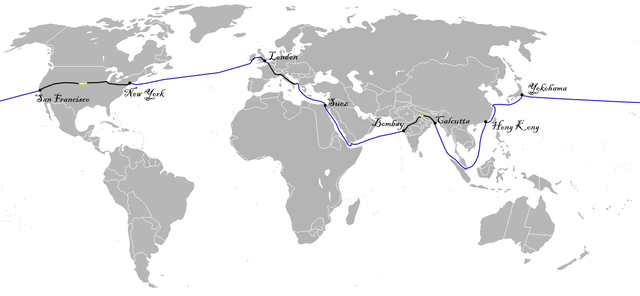
#> input picture resources/640px-Around_the_World_in_Eighty_Days_map.png, 640 x 296 px
$ jupyter execute --allow-errors raster_to_vector.ipynb   (shell and % lines are left out)
#> lines starting #> are read from the running program, lines starting #| are printed output that depends on the picture; after the words box and inside, x2 and y2 are one past the last pixel; in counts of white or black regions, pixels touching at a corner belong together; long printed decimals are rounded
# Cartopy tutorial: Transforming raster to vector

[Introduction](../../introduction.ipynb) > [Geospatial data](../geospatial_data.ipynb) > Raster to vector

Going from raster data to vector is a surprisingly common task, even though we may not always think of it in those terms.

### Contouring

Perhaps the most obvious raster to vector transformation is contouring.
A contouring algorithm takes an array of numbers, and computes routes of iso-lines or iso-surfaces.

Let's start with matplotlib's contouring routines. The isosurface implementation is available through ``plt.contourf`` (filled contours), while the isoline implementation is ``plt.contour`` (line contours):

[cell 1]
import cartopy.crs as ccrs
from cartopy.examples.waves import sample_data
import matplotlib.pyplot as plt

#> (the rest of this cell did not finish here and is left out)

Let's pick out one of these contours. We could choose to pick out a line (``contour``) or a polygon (``contourf``).
Since we have already produced filled contours, let's use those:

#> (a cell that did not finish here is left out)

#> (a cell that did not finish here is left out)

We now need to convert these matplotlib Paths into Shapely geometries. The [``descartes``](https://pypi.org/project/descartes/) package is designed to do precisely this, but cartopy also has such functionality that has been tuned for performance:

[cell 4]
from cartopy.mpl.patch import path_to_geos
import shapely.ops

# Produces a list of shapely geometries.
geoms = []
#> (the rest of this cell did not finish here and is left out)

We could use this geometry for any number of vector-type operations, but for now, let's just save it to disk. GeoJSON is a good choice for this kind of geometry - GeoJSON has become ubiquitous on the internet for its simpliciy and its interoperability with a number of popular tools/frameworks (including GitHub).

[cell 5]
import json
import shapely.geometry as sgeom

#> (the rest of this cell did not finish here and is left out)

We've uploaded this geojson to a GitHub gist to show how GitHub renders this file: https://gist.github.com/pelson/837ca8c01d38157a2d634dcf97260e45

Be aware that the GeoJSON specification states that geometries MUST be saved in WGS84. The default PlateCarree instance is in fact equivalent to WGS84, so in this case we didn't need to convert the geometry. If had needed to convert it we could project the geometry with ``ccrs.PlateCarree().project_geometry(geometry, source_crs)``.

### Data space vs pixel space

So far we have used ``matplotlib.contour[f]`` to produce our contours, which conveniently returns contours in *data* coordinates. Sometimes we want to use tools that don't work in coordinate space, and which simply return pixel locations.

One of the most basic examples of this is numpy's ``where`` function. Let's use that to identify the yellow sections from the Wikipedia image below:

[cell 6]
import numpy as np
import skimage.io

# Image has shape: (y: 296, x: 640, RGBA: 4)
atw80d = skimage.io.imread(
    '../../resources/640px-Around_the_World_in_Eighty_Days_map.png')
#> atw80d is the input picture: shape (296, 640, 4); mean R, G, B, A 233.2, 233.2, 233.7, 255

yellowish = ((atw80d[:, :, 0] > 200) &  # Lots of Red.
             (atw80d[:, :, 1] > 200) &  # Lots of Green.
             (atw80d[:, :, 2] < 100) &  # Not lots of Blue.
             (atw80d[:, :, 3] > 250))   # Not transparent.
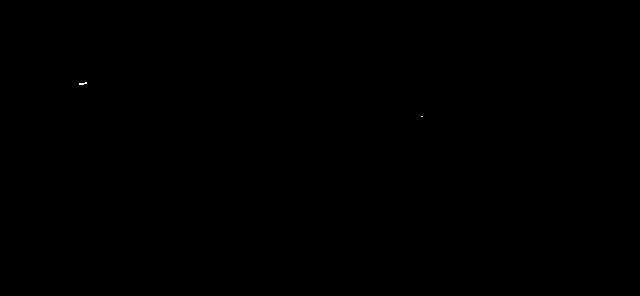
#> yellowish: shape (296, 640) bool; 0.01% white in thin lines or dots, all inside (x1, y1, x2, y2) = (79, 82, 423, 117)

ind_y, ind_x = np.where(yellowish)
#> ind_y = 17 values from 82 to 116; ind_x = 17 values, max 422 at index 16, min 79 at index 2, mean 122.3
print('Number of yellow-ish pixels: ', len(ind_x))
#| Number of yellow-ish pixels:  17
print('x indexes: ', ind_x)
#| x indexes:  [ 85  86  79  80  81  82  83  84  85  86  79  80  81  82  83 421 422]
print('y indexes: ', ind_y)
#| y indexes:  [ 82  82  83  83  83  83  83  83  83  83  84  84  84  84  84 116 116]

Conversion between pixel locations and data locations is currently quite manual, but the following function will allow us to go from pixel centers to data coordinates:

[cell 7]
def pixels_to_data(extent, shape, i, j):
    """Converts from coordinates of the array to data coordinates."""
#> called with shape = (296, 640, 4), i = array of shape (17,), j = array of shape (17,)
    xmin, xmax, ymin, ymax = extent
    x_range = xmax - xmin
    y_range = ymax - ymin

    pix_width = x_range / shape[1]
    pix_height = y_range / shape[0]

    # For y handle the fact that the image's pixels
    # start at the top (in mpl that is what origin='upper' means).
    j = shape[0] - j
#> j = 17 values, max 214 at index 0, min 180 at index 15, mean 208.9

    return (xmin + pix_width * (i + 0.5),
            ymin + pix_height * (j + 0.5))

If we feed in the image extent and the x and y indices computed using ``np.where``, we get the pixel location in the coordinate system of the image (Robinson):

[cell 8]
# Use the extents computed in an earlier exercise.
extent = [-13636707, 17044670, -6308712, 8565930]

# Note: Data coords in Robinson.
xs, ys = pixels_to_data(
    extent, atw80d.shape,
    ind_x, ind_y)
#> xs = 17 values, max 6617795.8 at index 16, min -9825504.7 at index 2, mean -7749999.8; ys = 17 values, max 4470378.2 at index 0, min 2761804.5 at index 15, mean 4216161.4

print('Last 3 x coordinates (Robinson): ', xs[-3:])
#| Last 3 x coordinates (Robinson):  [-9633746.095  6569856.134  6617795.785]
print('Last 3 y coordinates (Robinson): ', ys[-3:])
#| Last 3 y coordinates (Robinson):  [4369873.895 2761804.490 2761804.490]

Now that we have the coordinates, let's plot the pixels we have identified:

[cell 9]
plt.figure()

#> (the rest of this cell did not finish here and is left out)

Let's take this a step further and use [scikit-image](http://scikit-image.org/) to pull out the track. Let's welcome **Juan Nunez-Iglesias (@jni)** for a guest appearance to talk us through it:

[cell 10]
import matplotlib.pyplot as plt
import numpy as np
from scipy.cluster.vq import vq as vector_quantization
import skimage.io


# Load the full image (not the 640px one), and scale the pixels
# between 0-1.
atw80d = skimage.io.imread(
    '../../resources/Around_the_World_in_Eighty_Days_map.png') / 255
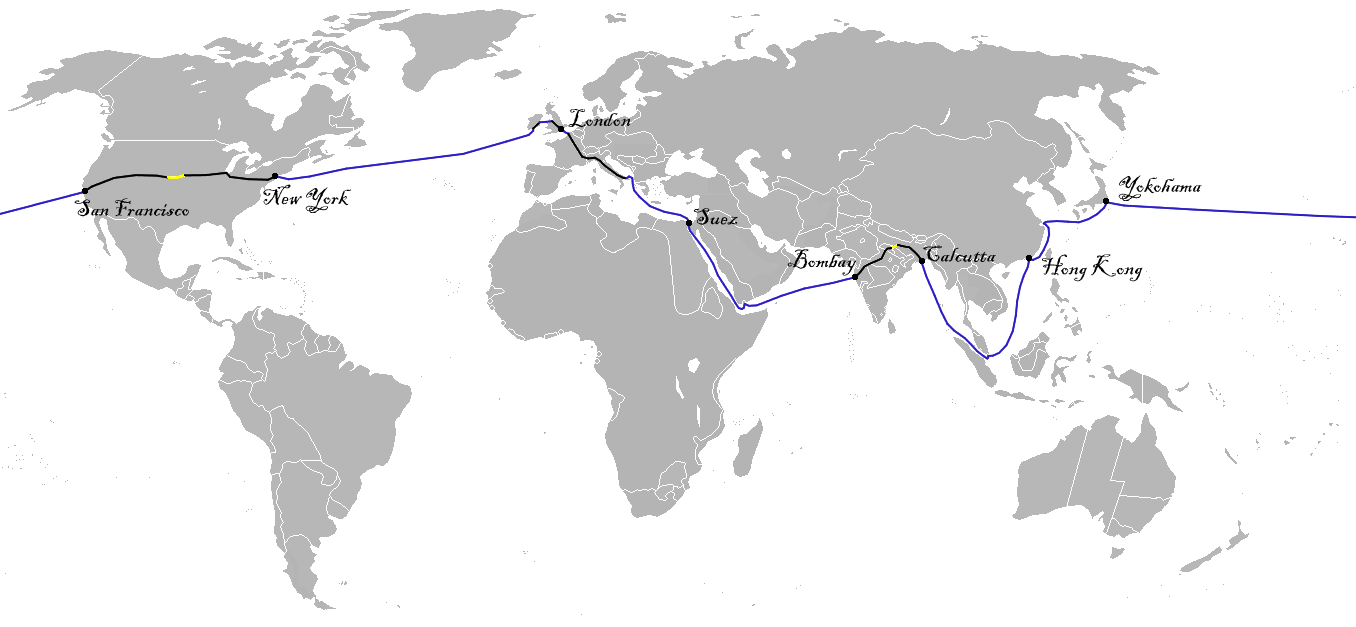
#> input picture resources/Around_the_World_in_Eighty_Days_map.png, 1356 x 627 px
#> atw80d: shape (627, 1356, 3) float64

colors = np.array(
[[1. , 1. , 1. ],  # white
 [0.7, 0.7, 0.7],  # gray
 [0. , 0. , 0. ],  # black
 [1. , 1. , 0. ],  # yellow
 [0. , 0. , 1. ]]  # blue
)
atw_nearest_color_idx, error = vector_quantization(
    atw80d.reshape((-1, 3)), colors)
atw_quantized = colors[atw_nearest_color_idx].reshape(atw80d.shape)

To confirm the quantization, let's take a look:

[cell 11]
fig, (ax0, ax1) = plt.subplots(2, 1, sharex=True, sharey=True)
ax0.imshow(atw80d)
ax1.imshow(atw_quantized)
plt.show()
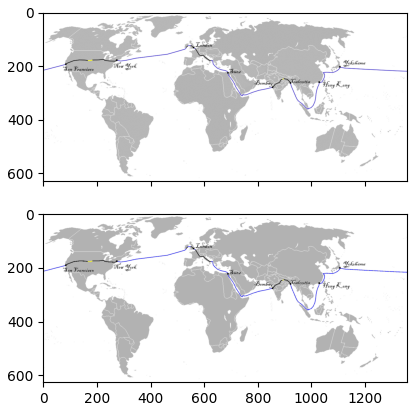
#> figure drawn by matplotlib, 2 panels

[cell 12]
from skimage.morphology import remove_small_objects
from scipy import ndimage as ndi

# Find all the colors that don't have a zero (gray and white).
track_et_al = np.sum(atw_quantized == 0, axis=2) > 0
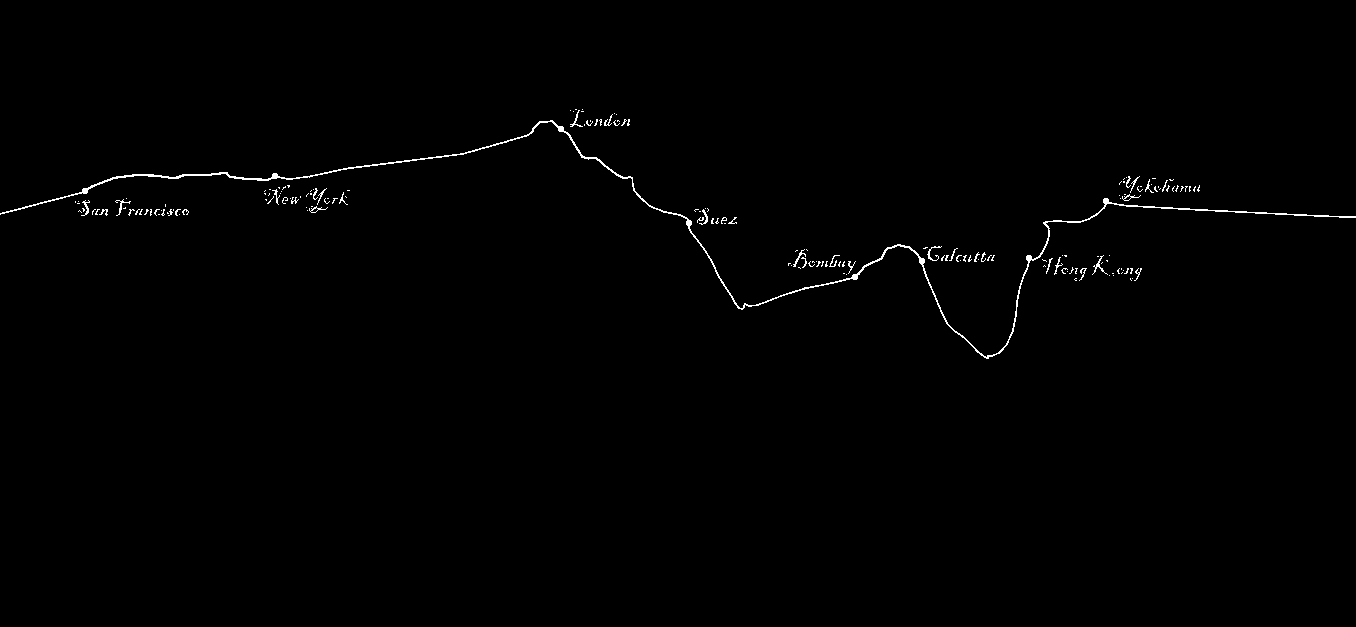
#> track_et_al: shape (627, 1356) bool; 0.6% white in thin lines or dots, all inside (x1, y1, x2, y2) = (0, 109, 1356, 359)

# Now use skimage to label the data, and only keep the longest
# track.
pixel_groups, n_groups = ndi.label(track_et_al)
#> pixel_groups: shape (627, 1356) int32; 350 distinct labels, from 0 to 349
#> n_groups = 349
group_sizes = np.bincount(pixel_groups.ravel())
#> group_sizes = 350 values, max 845075 at index 0, min 1 at index 2, mean 2429.2
track_size = np.max(group_sizes[1:])
#> track_size = 3197
track_fat = remove_small_objects(
    track_et_al, min_size=track_size - 1)
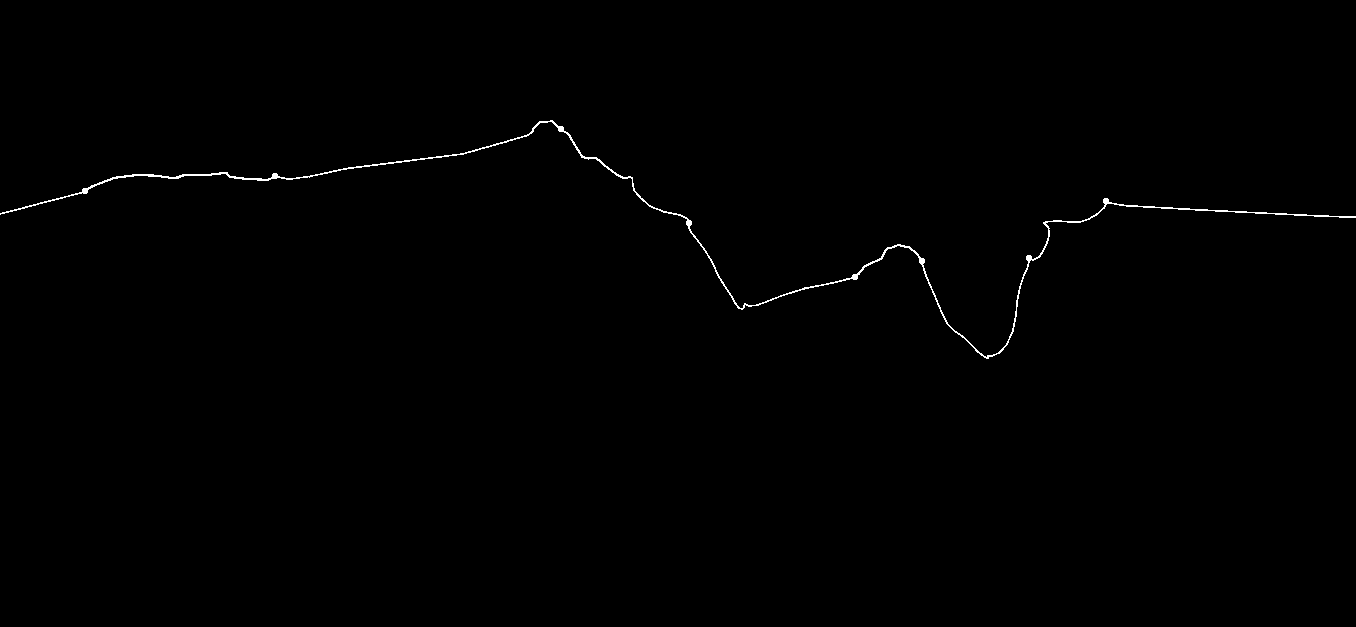
#> track_fat: shape (627, 1356) bool; 0.38% white in thin lines or dots, all inside (x1, y1, x2, y2) = (0, 120, 1356, 359)

Next, skeletonize the image to remove the line width from the image, and finally compute the coordinates of the line.

[cell 13]
from skimage.morphology import skeletonize
from itertools import product

track = skeletonize(track_fat)
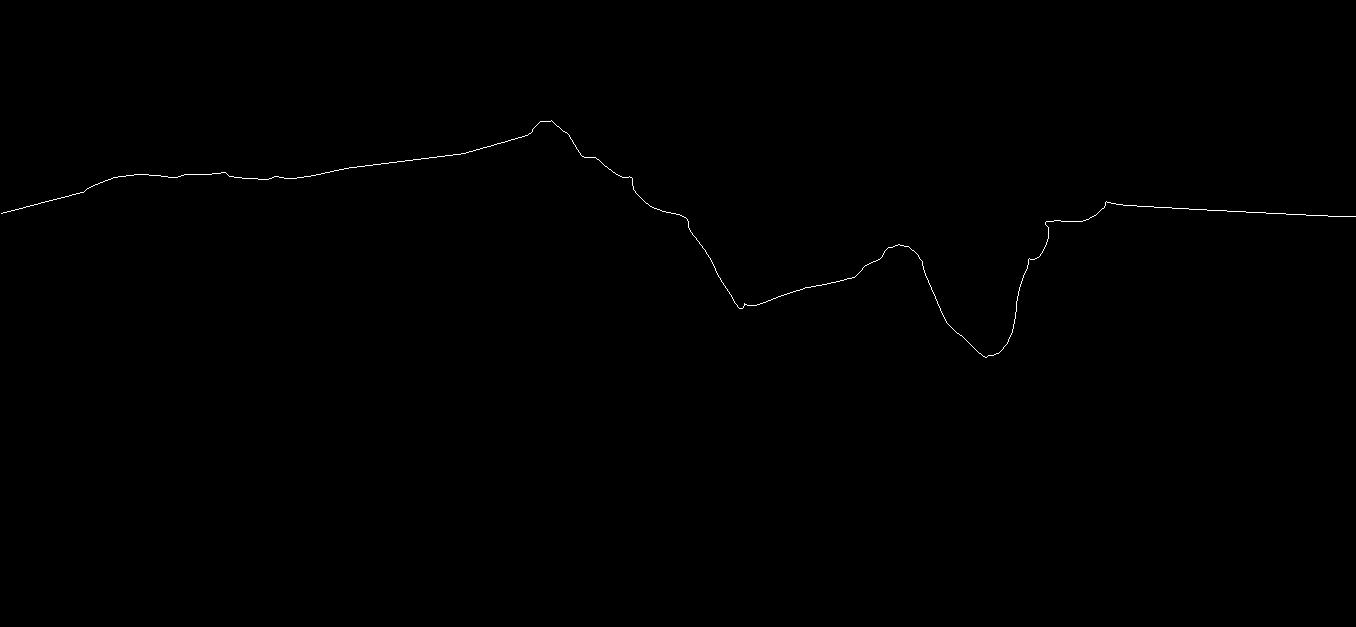
#> track: shape (627, 1356) bool; 0.18% white in thin lines or dots, all inside (x1, y1, x2, y2) = (1, 120, 1356, 358)
point_coordinates = np.array(np.nonzero(track)).T
#> point_coordinates = 1555 pairs, first value 120 to 357, second value 1 to 1355
leftmost_idx = np.argmin(point_coordinates[:, 1])
#> leftmost_idx = 861
start = point_coordinates[leftmost_idx]
#> start = [213, 1]

# Function to walk the skeleton and extract the pixel
# coordinates of the route. If you are doing this for real, you
# might like to check out https://jni.github.io/skan/
def points_to_path(point_coordinates, start_point, track_image):
    neighbor_idxs = list(product((-1, 0, 1), (-1, 0, 1)))
    neighbor_idxs.remove((0, 0))

    not_visited = track_image.copy()

    path = np.zeros_like(point_coordinates)
    path[0] = start
    npoints = point_coordinates.shape[0]
#> npoints = 1555
    currpoint = start
#> currpoint = [213, 1]

    for i in range(1, npoints):
        not_visited[tuple(currpoint)] = False
        for neighbor in currpoint + neighbor_idxs:
            if not_visited[tuple(neighbor)]:
                path[i] = neighbor
                currpoint = neighbor
                break
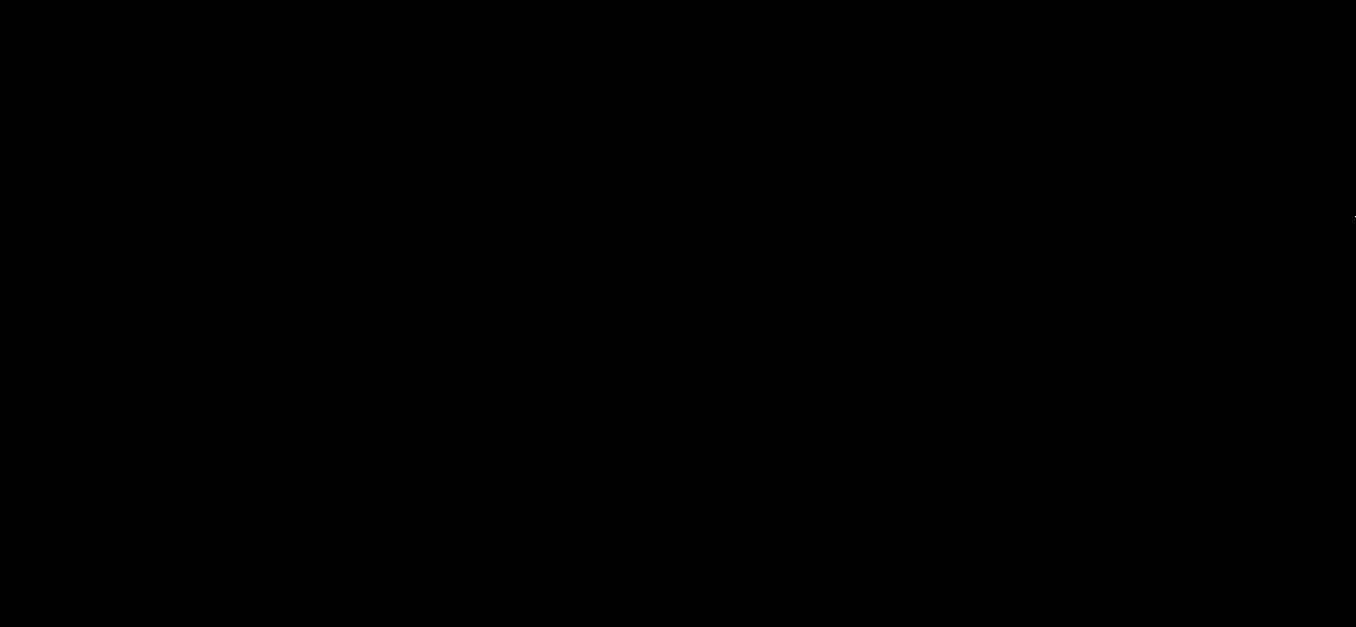
#> not_visited: shape (627, 1356) bool; 0% white in thin lines or dots, all inside (x1, y1, x2, y2) = (1355, 216, 1356, 217)
    return path

path_coords = points_to_path(point_coordinates, start, track)
#> path_coords has the same summary as point_coordinates
